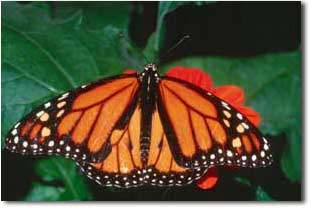
#> input picture UAS/img/monarch.jpeg, 310 x 210 px, found by its file name
$ jupyter execute 'Pertemuan 15.ipynb'
#> lines starting #> are read from the running program, lines starting #| are printed output that depends on the picture
[cell 1]
import numpy as np
import matplotlib.pyplot as plt
import cv2
import os

# Uncomment this if running in Jupyter Notebook
# %matplotlib inline

# Path to the image file
image_path = 'monarch.jpeg'  # Update this to the correct path

# Check if the file exists
if not os.path.exists(image_path):
    print(f"File not found: {image_path}")
else:
    # Read the image
    image = cv2.imread(image_path)
#> image is the input picture: shape (210, 310, 3); mean B, G, R 54.1, 78.4, 83

    # Check if the image is loaded correctly
    if image is None:
        print(f"Failed to load image: {image_path}")
    else:
        # Change color to RGB (from BGR)
        image = cv2.cvtColor(image, cv2.COLOR_BGR2RGB)

        # Display the original image
        plt.imshow(image)
        plt.title('Original Image')
        plt.show()

        # Reshape the image to a 2D array of pixels and 3 color values (RGB)
        pixel_vals = image.reshape((-1, 3))

        # Convert to float type
        pixel_vals = np.float32(pixel_vals)

        # Define criteria for k-means algorithm to stop
        # 100 iterations or accuracy of 85%
        criteria = (cv2.TERM_CRITERIA_EPS + cv2.TERM_CRITERIA_MAX_ITER, 100, 0.85)
        print(criteria)
        # Number of clusters (K)
        k = 3

        # Perform k-means clustering
        retval, labels, centers = cv2.kmeans(pixel_vals, k, None, criteria, 10, cv2.KMEANS_RANDOM_CENTERS)
#> retval = 166133867.7; centers = [[199.2, 104, 57.92], [39.17, 57.59, 37], [230, 227.5, 222]]

        # Convert data back into 8-bit values
        centers = np.uint8(centers)
#> centers = [[199, 103, 57], [39, 57, 37], [229, 227, 221]]
        segmented_data = centers[labels.flatten()]

        # Reshape data into the original image dimensions
        segmented_image = segmented_data.reshape((image.shape))
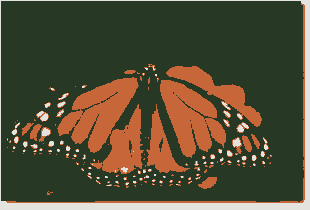
#> segmented_image: shape (210, 310, 3); mean R, G, B 82.8, 77.8, 53.8

        # Display the segmented image
        plt.imshow(segmented_image)
        plt.title('Segmented Image')
        plt.show()


$ run again, with UAS/img/Bunga.jpg copied over UAS/img/monarch.jpeg
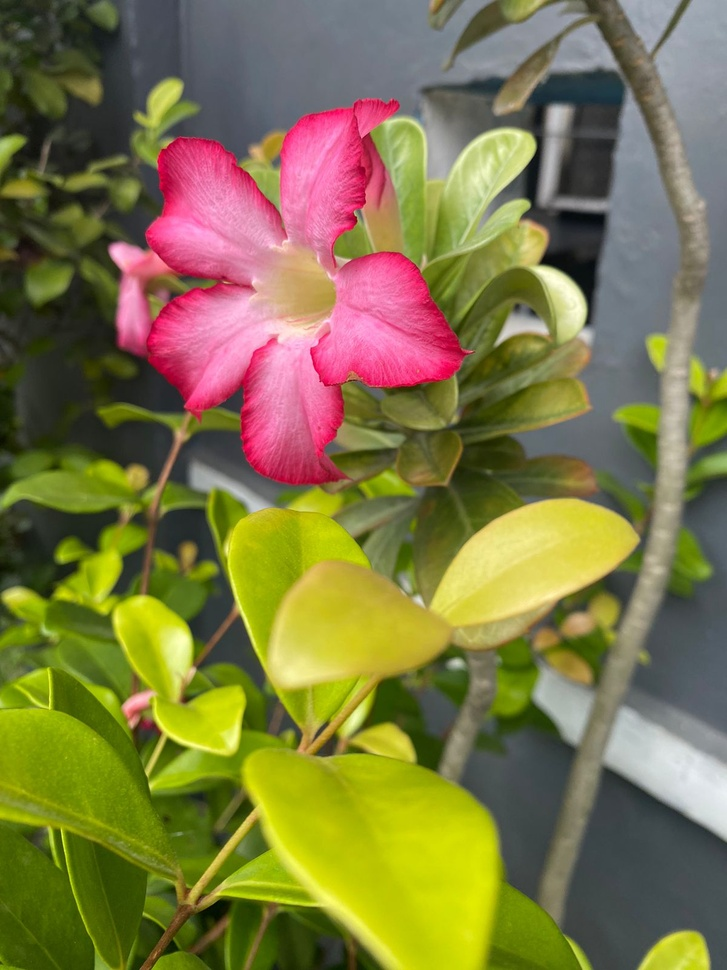
#> input picture UAS/img/Bunga.jpg, 727 x 970 px, shrunk from 1200 x 1600 before the run, found by its file name
#> image is the input picture: shape (970, 727, 3); mean B, G, R 69.4, 120, 127.1
#> `retval, labels, centers = cv2.kmeans(pixel_vals, k, None, criteria, 10..`: retval = 2.53e+09; centers = [[179.7, 139.3, 141.9], [174.5, 183.2, 29.3], [74.5, 79.98, 44.49]]
#> `centers = np.uint8(centers)`: centers = [[179, 139, 141], [174, 183, 29], [74, 79, 44]]
#> `segmented_image = segmented_data.reshape((image.shape))`:
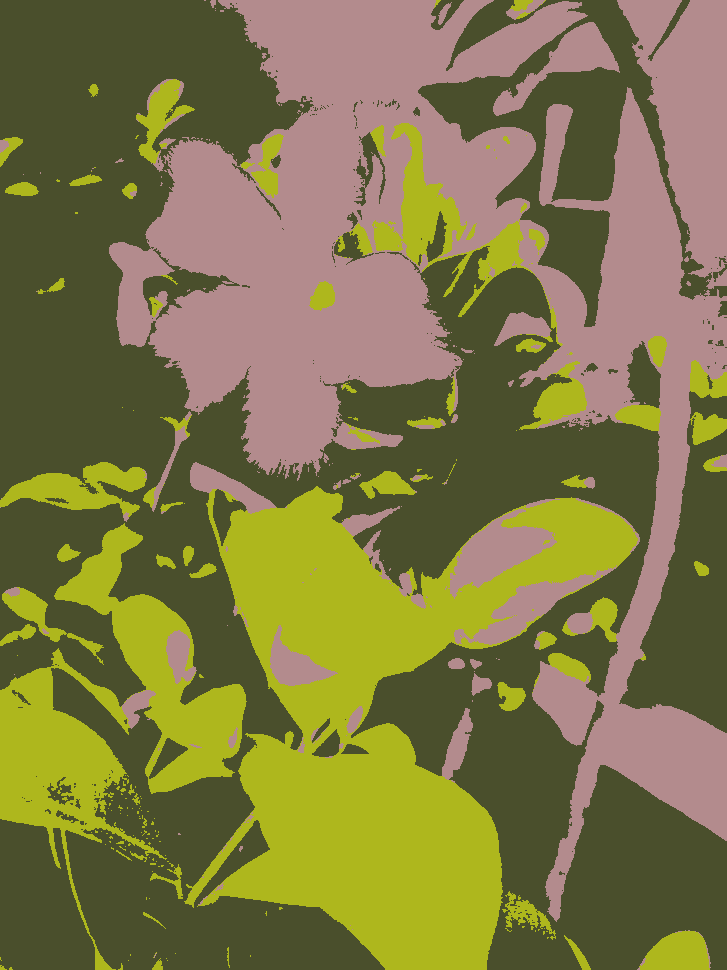
#> segmented_image: shape (970, 727, 3); mean R, G, B 126.5, 119.3, 68.8

$ run again, with UAS/img/Bunga2.jpg copied over UAS/img/monarch.jpeg
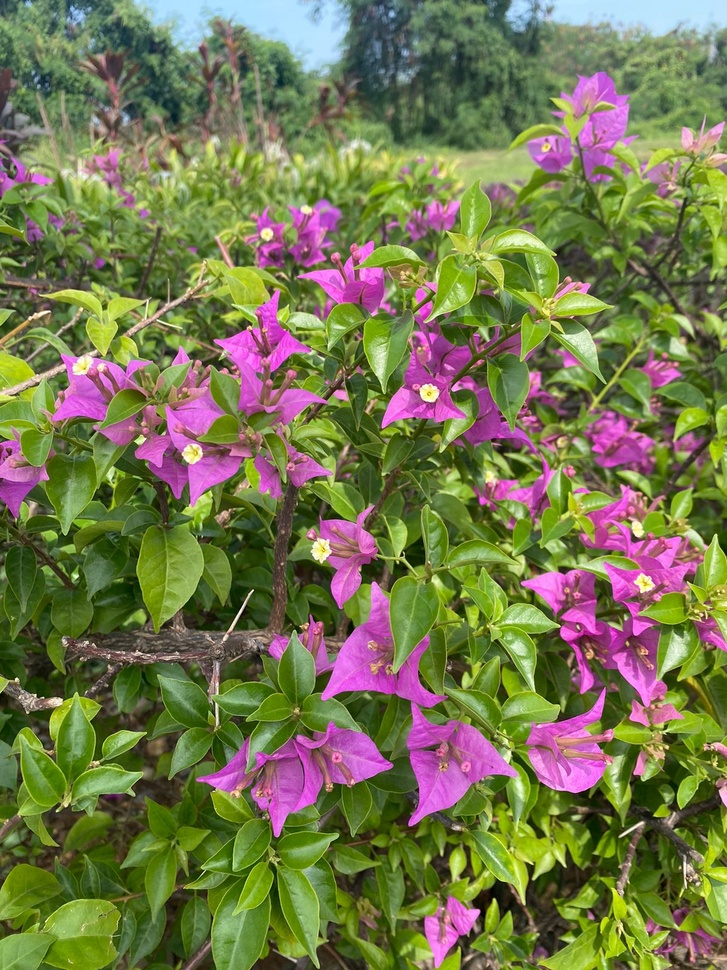
#> input picture UAS/img/Bunga2.jpg, 727 x 970 px, shrunk from 1200 x 1600 before the run, found by its file name
#> image is the input picture: shape (970, 727, 3); mean B, G, R 78.3, 119.6, 117.5
#> `retval, labels, centers = cv2.kmeans(pixel_vals, k, None, criteria, 10..`: retval = 1.98e+09; centers = [[202.9, 138.7, 190.8], [68.36, 83.29, 32.69], [134.8, 151.7, 79.55]]
#> `centers = np.uint8(centers)`: centers = [[202, 138, 190], [68, 83, 32], [134, 151, 79]]
#> `segmented_image = segmented_data.reshape((image.shape))`:
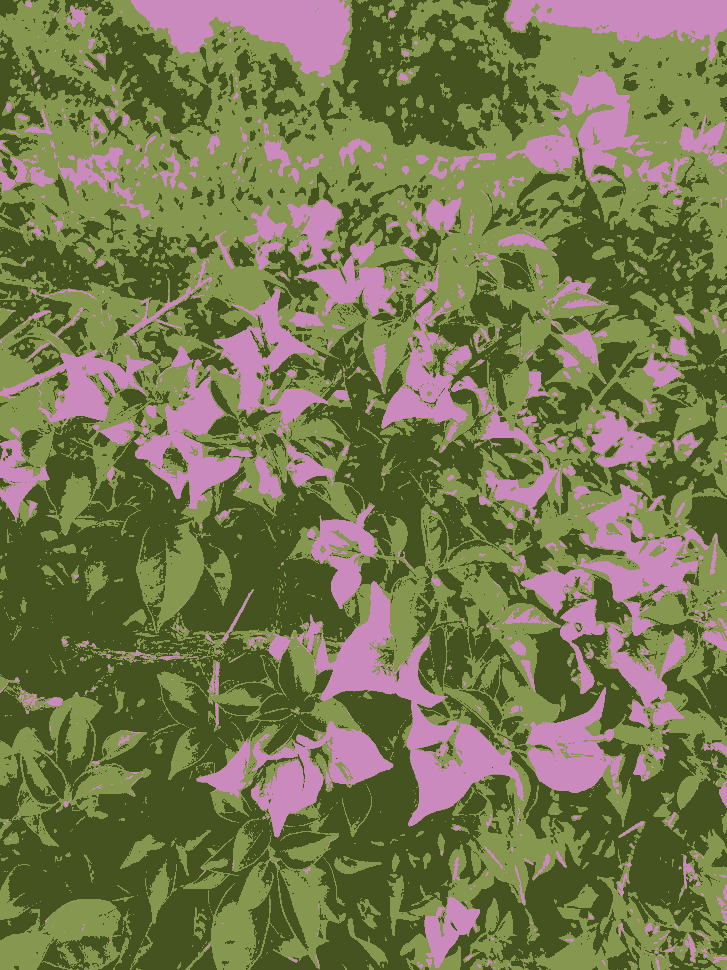
#> segmented_image: shape (970, 727, 3); mean R, G, B 116.9, 119.1, 77.6
